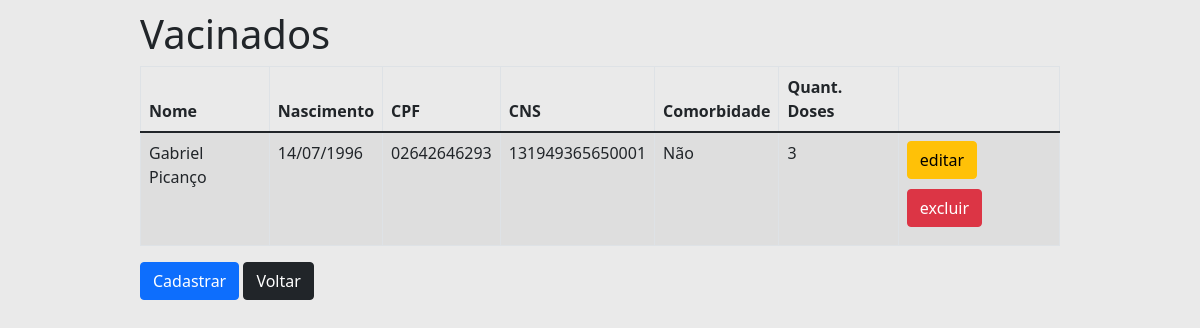
/vacinado, run on an earlier commit of the app's database.
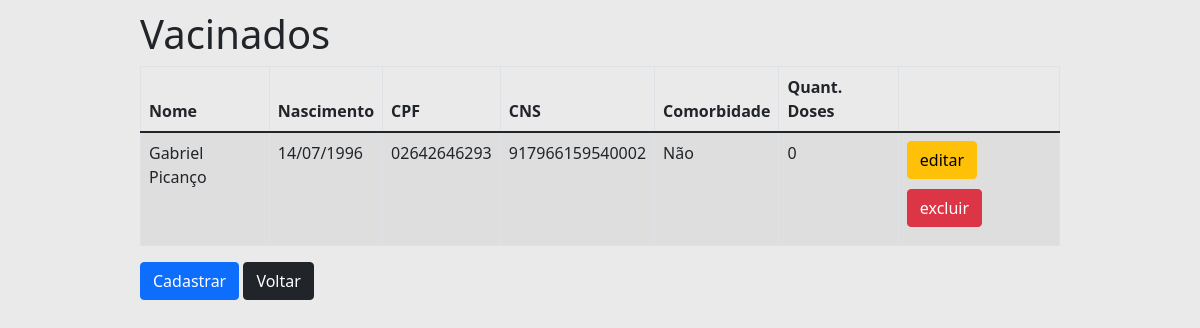
And on a later commit of the database.
### tables this page shows
CREATE TABLE "vacinado"(
    "cns" VARCHAR(15) PRIMARY KEY, 
    "cpf" VARCHAR(11) NOT NULL UNIQUE,
    "nome" VARCHAR(128) NOT NULL,
    "dtNascimento" DATE NOT NULL, 
    "comorbidade" INTEGER, 
    "qtdDose" INTEGER
);

### Pyvacina.py (the view)
@app.route('/vacinado')
def vacinado():
    lista = vacinado_dao.listar()
    return render_template('vacinado_lista.html', titulo='Vacinados', vacinados=lista)

### DAO/daoVacinado.py (called while the page is built)
def traduz_vacinados(vacinados):
    def cria_vacinados_com_tupla(tupla):
        return Vacinado(cns=tupla[0], cpf=tupla[1], nome=tupla[2], dtNascimento=tupla[3], comorbidade=tupla[4], qtdDose=tupla[5])
    return list(map(cria_vacinados_com_tupla, vacinados))

    def listar(self):
        cursor = self.__db.cursor()
        cursor.execute(SQL_BUSCA_VACINADOS)
        vacinados = traduz_vacinados(cursor.fetchall())
        return vacinados

### model.py (called while the page is built)
    @property
    def nome(self) -> str:
        return self.__nome

    @property
    def cpf(self) -> str:
        return self.__cpf

    @property
    def cns(self) -> str:
        return self.__cns

    @property
    def dtNascimento(self) -> datetime:
        return self.__dtNasciento

    @property
    def comorbidade(self) -> bool:
        return self.__comorbidade

    @property
    def qtdDose(self) -> int:
        return self.__qtdDose

### templates/vacinado_lista.html
{% extends "templates.html" %}
{% block conteudo %}
<table class="table table-striped table-responsive table-bordered">
    <thead class="thead-default">
    <tr>
        <th>Nome</th>
        <th>Nascimento</th>
        <th>CPF</th>
        <th>CNS</th>
        <th>Comorbidade</th>
        <th>Quant. Doses</th>
        <th></th>
    </tr>
    </thead>
    <tbody>
    {% for vacinado in vacinados %}
    <tr>
        <td>{{ vacinado.nome }}</td>
        <td>{{ vacinado.dtNascimento.strftime('%d/%m/%Y') }}</td>
        <td>{{ vacinado.cpf }}</td>
        <td>{{ vacinado.cns }}</td>
        <td>{{ 'Sim' if vacinado.comorbidade else 'Não' }}</td>
        <td>{{ vacinado.qtdDose }}</td>
        <td>
            <a href="{{ url_for('vacinado_editar', cns=vacinado.cns) }}" class="btn btn-warning">editar</a>
            <a href="{{ url_for('vacinado_excluir', cns=vacinado.cns) }}" class="btn btn-danger">excluir</a>
        </td>
    </tr>
    {% endfor %}
    </tbody>
</table>
    <a href="{{url_for('vacinado_novo')}}" class="btn btn-primary">Cadastrar</a>
    <a href="{{url_for('index')}}" class="btn btn-dark">Voltar</a>
{% endblock %}

### templates/templates.html (shortened to what this page needs)
<!DOCTYPE html>
<html>
<head>
    <link rel="stylesheet" href="{{ url_for('static', filename='bootstrap.css') }}">
    <link rel="stylesheet" href="{{ url_for('static', filename='app.css') }}">
</head>
<body>
<div class="container">
    <div class="page-header">
        <h1>{{ titulo }}</h1>
    </div>
    {% block conteudo %}
    {% endblock %}
</div>
</body>
</html>

### static/app.css (style rules this page uses)
body { padding: 10px; background-color: rgba(232, 232, 232, 0.91) }
.btn { margin-bottom: 10px; }
.container { border-radius: 4px; margin: auto; width: 80%; }

What changed in the data, as far as the page shows it:
removed vacinado: nome "Gabriel Picanço", dtNascimento "14/07/1996", cpf "02642646293", cns "131949365650001", comorbidade "Não", qtdDose "3"
added vacinado: nome "Gabriel Picanço", dtNascimento "14/07/1996", cpf "02642646293", cns "917966159540002", comorbidade "Não", qtdDose "0"
